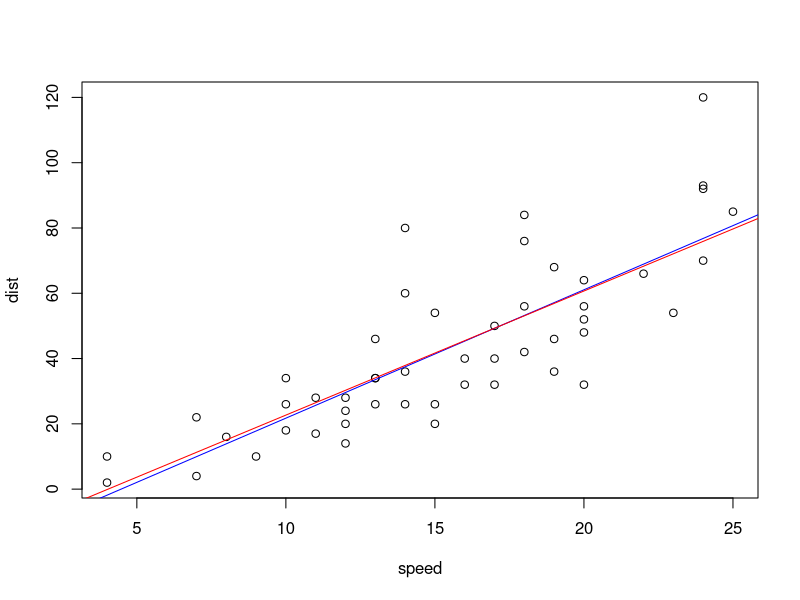

The R script that drew this image:
library(magrittr)
library(dplyr)
library(purrr)


my_linear_regression <- function(y, x) {
  stopifnot(length(y)==length(x))
  
  ## add 1s to simulate the intercept
  x <- cbind(1,x)
  theta <- c(0,0)
  m <- y %>% length()
  
  alpha <- 0.001
  iterations <- 20000
  ## update thetas using gradient descent
  map(seq_len(iterations), ~ {
    theta[1] <<- theta[1] - ((alpha / m) * (sum(((x %*% theta) - y) * x[,1])))
    theta[2] <<- theta[2] - ((alpha / m) * (sum(((x %*% theta) - y) * x[,2])))
  })
  cost <- (sum(((x %*% theta) - y)^2)) / (2*m)
  writeLines(paste('Final cost: ', cost %>% round(3)))
  writeLines(sprintf('Coefficients:\n(Intercept)\tx1\n%f\t%f', theta[1], theta[2]))
  theta
}

data(cars)
plot(cars)
abline(lm(dist~speed, data=cars), col='blue')
my_linear_regression(cars$dist, cars$speed) %>% abline(col='red')
